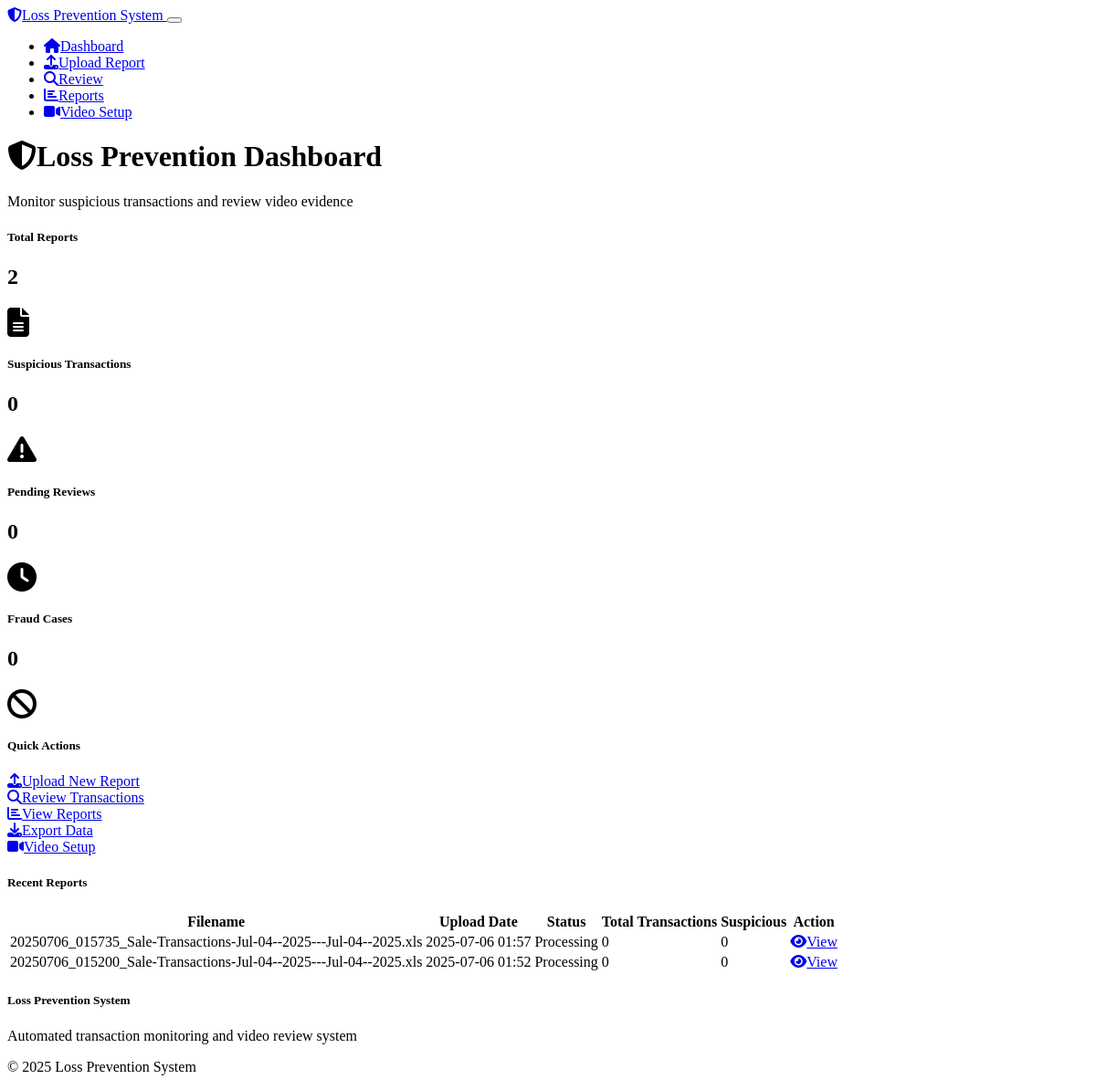
Before: / with the older database file.
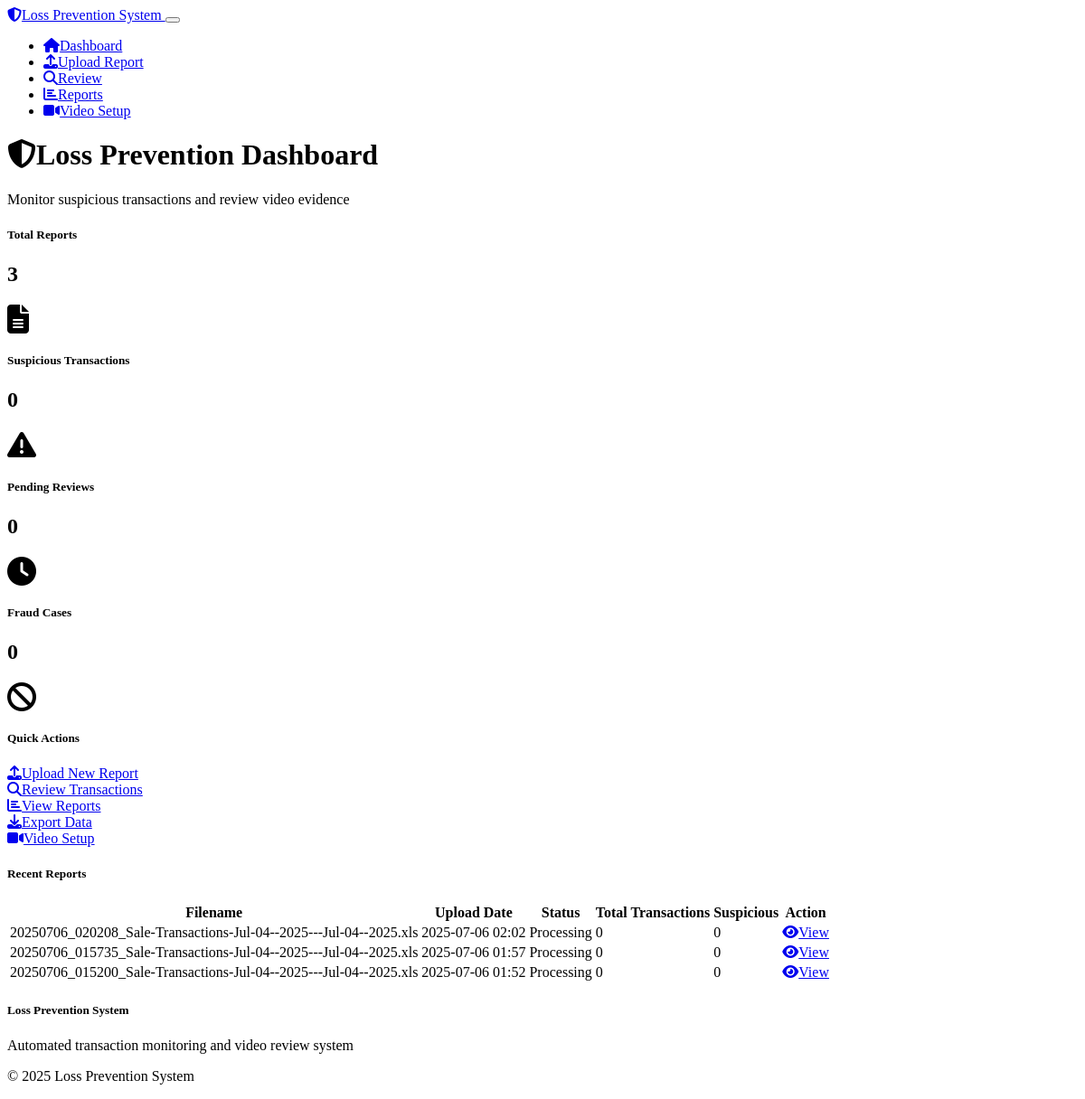
After: the same page with the newer database file.
### models.py (models this page shows)
class TransactionReport(db.Model):
    id = db.Column(db.Integer, primary_key=True)
    filename = db.Column(db.String(255), nullable=False)
    upload_date = db.Column(db.DateTime, default=datetime.utcnow)
    processed = db.Column(db.Boolean, default=False)
    total_transactions = db.Column(db.Integer, default=0)
    suspicious_transactions = db.Column(db.Integer, default=0)

### routes.py (the view)
@app.route('/')
def index():
    recent_reports = TransactionReport.query.order_by(TransactionReport.upload_date.desc()).limit(5).all()
    total_reports = TransactionReport.query.count()
    total_suspicious = SuspiciousTransaction.query.count()
    pending_reviews = SuspiciousTransaction.query.filter_by(review_status='pending').count()
    fraud_count = SuspiciousTransaction.query.filter_by(review_status='fraud').count()
    stats = {
        'total_reports': total_reports,
        'total_suspicious': total_suspicious,
        'pending_reviews': pending_reviews,
        'fraud_count': fraud_count
    }
    return render_template('index.html', recent_reports=recent_reports, stats=stats)

### templates/index.html (shortened to what this page needs)
{% extends "base.html" %}
{% block content %}
<div class="row">
    <div class="col-12">
        <h1><i class="fas fa-shield-alt me-2"></i>Loss Prevention Dashboard</h1>
        <p class="text-muted">Monitor suspicious transactions and review video evidence</p>
    </div>
</div>
<div class="row mb-4">
    <div class="col-md-3 mb-3">
        <div class="card bg-primary">
            <div class="card-body">
                <div class="d-flex align-items-center">
                    <div class="flex-grow-1">
                        <h5 class="card-title text-white">Total Reports</h5>
                        <h2 class="text-white">{{ stats.total_reports }}</h2>
                    </div>
                    <div class="text-white">
                        <i class="fas fa-file-alt fa-2x"></i>
                    </div>
                </div>
            </div>
        </div>
    </div>
    <div class="col-md-3 mb-3">
        <div class="card bg-warning">
            <div class="card-body">
                <div class="d-flex align-items-center">
                    <div class="flex-grow-1">
                        <h5 class="card-title text-white">Suspicious Transactions</h5>
                        <h2 class="text-white">{{ stats.total_suspicious }}</h2>
                    </div>
                    <div class="text-white">
                        <i class="fas fa-exclamation-triangle fa-2x"></i>
                    </div>
                </div>
            </div>
        </div>
    </div>
    <div class="col-md-3 mb-3">
        <div class="card bg-info">
            <div class="card-body">
                <div class="d-flex align-items-center">
                    <div class="flex-grow-1">
                        <h5 class="card-title text-white">Pending Reviews</h5>
                        <h2 class="text-white">{{ stats.pending_reviews }}</h2>
                    </div>
                    <div class="text-white">
                        <i class="fas fa-clock fa-2x"></i>
                    </div>
                </div>
            </div>
        </div>
    </div>
    <div class="col-md-3 mb-3">
        <div class="card bg-danger">
            <div class="card-body">
                <div class="d-flex align-items-center">
                    <div class="flex-grow-1">
                        <h5 class="card-title text-white">Fraud Cases</h5>
                        <h2 class="text-white">{{ stats.fraud_count }}</h2>
                    </div>
                    <div class="text-white">
                        <i class="fas fa-ban fa-2x"></i>
                    </div>
                </div>
            </div>
        </div>
    </div>
</div>
<div class="row mb-4">
    <div class="col-12">
        <div class="card">
            <div class="card-body">
                <h5 class="card-title">Quick Actions</h5>
                <div class="row">
                    <div class="col-md-3 mb-2">
                        <a href="{{ url_for('upload_file') }}" class="btn btn-primary w-100">
                            <i class="fas fa-upload me-2"></i>Upload New Report
                        </a>
                    </div>
                    <div class="col-md-3 mb-2">
                        <a href="{{ url_for('dashboard') }}" class="btn btn-secondary w-100">
                            <i class="fas fa-search me-2"></i>Review Transactions
                        </a>
                    </div>
                    <div class="col-md-3 mb-2">
                        <a href="{{ url_for('reports') }}" class="btn btn-info w-100">
                            <i class="fas fa-chart-bar me-2"></i>View Reports
                        </a>
                    </div>
                    <div class="col-md-3 mb-2">
                        <a href="{{ url_for('export_csv') }}" class="btn btn-success w-100">
                            <i class="fas fa-download me-2"></i>Export Data
                        </a>
                    </div>
                </div>
                <div class="row">
                    <div class="col-md-3 mb-2">
                        <a href="{{ url_for('video_settings') }}" class="btn btn-info w-100">
                            <i class="fas fa-video me-2"></i>Video Setup
                        </a>
                    </div>
                </div>
            </div>
        </div>
    </div>
</div>
<div class="row">
    <div class="col-12">
        <div class="card">
            <div class="card-header">
                <h5 class="card-title mb-0">Recent Reports</h5>
            </div>
            <div class="card-body">
                {% if recent_reports %}
                    <div class="table-responsive">
                        <table class="table table-striped">
                            <thead>
                                <tr>
                                    <th>Filename</th>
                                    <th>Upload Date</th>
                                    <th>Status</th>
                                    <th>Total Transactions</th>
                                    <th>Suspicious</th>
                                    <th>Action</th>
                                </tr>
                            </thead>
                            <tbody>
                                {% for report in recent_reports %}
                                <tr>
                                    <td>{{ report.filename }}</td>
                                    <td>{{ report.upload_date.strftime('%Y-%m-%d %H:%M') }}</td>
                                    <td>
                                        {% if report.processed %}
                                            <span class="badge bg-success">Processed</span>
                                        {% else %}
                                            <span class="badge bg-warning">Processing</span>
                                        {% endif %}
                                    </td>
                                    <td>{{ report.total_transactions }}</td>
                                    <td>
                                        {% if report.suspicious_transactions > 0 %}
                                            <span class="badge bg-danger">{{ report.suspicious_transactions }}</span>
                                        {% else %}
                                            <span class="badge bg-success">0</span>
                                        {% endif %}
                                    </td>
                                    <td>
                                        <a href="{{ url_for('dashboard') }}" class="btn btn-sm btn-secondary">
                                            <i class="fas fa-eye me-1"></i>View
                                        </a>
                                    </td>
                                </tr>
                                {% endfor %}
                            </tbody>
                        </table>
                    </div>
                {% endif %}
            </div>
        </div>
    </div>
</div>
{% endblock %}

### templates/base.html (shortened to what this page needs)
<!DOCTYPE html>
<html lang="en" data-bs-theme="dark">
<head>
    <link href="https://cdn.replit.com/agent/bootstrap-agent-dark-theme.min.css" rel="stylesheet">
    <link href="https://cdn.jsdelivr.net/npm/video.js@8.6.1/dist/video-js.css" rel="stylesheet">
    <link href="https://cdnjs.cloudflare.com/ajax/libs/font-awesome/6.4.0/css/all.min.css" rel="stylesheet">
    <link href="{{ url_for('static', filename='css/style.css') }}" rel="stylesheet">
</head>
<body>
    <nav class="navbar navbar-expand-lg navbar-dark bg-dark">
        <div class="container">
            <a class="navbar-brand" href="{{ url_for('index') }}">
                <i class="fas fa-shield-alt me-2"></i>Loss Prevention System
            </a>
            <button class="navbar-toggler" type="button" data-bs-toggle="collapse" data-bs-target="#navbarNav">
            </button>
            <div class="collapse navbar-collapse" id="navbarNav">
                <ul class="navbar-nav ms-auto">
                    <li class="nav-item">
                        <a class="nav-link" href="{{ url_for('index') }}">
                            <i class="fas fa-home me-1"></i>Dashboard
                        </a>
                    </li>
                    <li class="nav-item">
                        <a class="nav-link" href="{{ url_for('upload_file') }}">
                            <i class="fas fa-upload me-1"></i>Upload Report
                        </a>
                    </li>
                    <li class="nav-item">
                        <a class="nav-link" href="{{ url_for('dashboard') }}">
                            <i class="fas fa-search me-1"></i>Review
                        </a>
                    </li>
                    <li class="nav-item">
                        <a class="nav-link" href="{{ url_for('reports') }}">
                            <i class="fas fa-chart-bar me-1"></i>Reports
                        </a>
                    </li>
                    <li class="nav-item">
                        <a class="nav-link" href="{{ url_for('video_settings') }}">
                            <i class="fas fa-video me-1"></i>Video Setup
                        </a>
                    </li>
                </ul>
            </div>
        </div>
    </nav>
    <main class="container mt-4">
        {% block content %}{% endblock %}
    </main>
    <footer class="bg-dark text-light mt-5 py-4">
        <div class="container">
            <div class="row">
                <div class="col-md-6">
                    <h5>Loss Prevention System</h5>
                    <p class="text-muted">Automated transaction monitoring and video review system</p>
                </div>
                <div class="col-md-6 text-end">
                    <p class="text-muted">© 2025 Loss Prevention System</p>
                </div>
            </div>
        </div>
    </footer>
</body>
</html>

Changed rows visible on the page:
added TransactionReport: filename "20250706_020208_Sale-Transactions-Jul-04--2025---Jul-04--2025.xls", upload_date "2025-07-06 02:02", processed "Processing", total_transactions "0", suspicious_transactions "0"
Other visible differences:
{{ stats.total_reports }}: "2" → "3"
